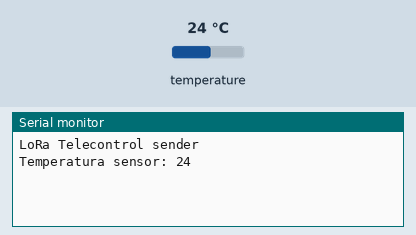
Recording of a sketch running on a simulated Arduino Uno, built with avr-gcc and run on an emulated ATmega328P. Shown: the last lines printed to the serial monitor. The inputs (shaded band) are chosen by the test bench; at power-on: temperature 24 °C. No radio packets arrive unless stated.

Above: at 1.7 s.
1.8 s: temperature set to 12 °C
At 4.0 s:
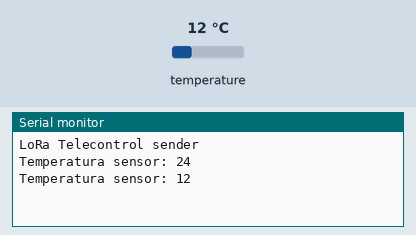
4.4 s: temperature set to 19 °C
At 6.3 s:
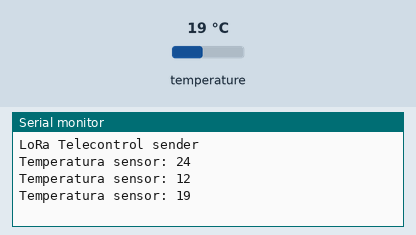
Timing chart, 0 to 7.8 s (numbered marks = the images above; inputs shaded):
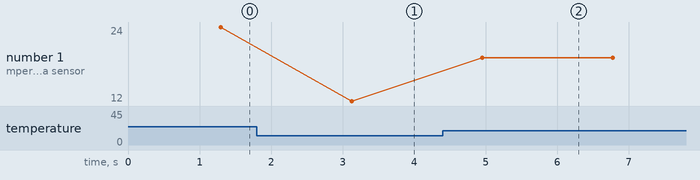

The sketch:

Lora_Temperatura_Tx.ino
```cpp
#include <SPI.h>
#include <LoRa.h>
#include "OneWire.h"
#include "DallasTemperature.h"


OneWire oneWire(5);     //Se establece el pin 5  como bus OneWire
DallasTemperature sensors (&oneWire);

#define ss 10
#define rst 9
#define dio0 2


void setup() {

  Serial.begin(9600);
  sensors.begin();
  Serial.println("LoRa Telecontrol sender");
  delay(500);

  LoRa.setPins(ss, rst, dio0);

  if (!LoRa.begin(433E6)){        //frecuencia, se puede cammbiar hasta 915E6
    Serial.println("Starting LoRa failed!");
    while (1);
  }
}

void loop() {

  sensors.requestTemperatures();
  float temperatureC = sensors.getTempCByIndex(0);
  int temp = temperatureC;

  Serial.print("Temperatura sensor: ");
  Serial.println(temp);

  LoRa.beginPacket();
  LoRa.print(temp);
  LoRa.endPacket();

  delay(1000);
}
```

Measured:
- after the input at 1.8 s, the serial monitor: prints a new line after 1.3 s (image 1)
- after the input at 4.4 s, the serial monitor: prints a new line after 0.55 s (image 2)
- plotted number 1: 24 → 12 after the input at 1.8 s, 12 → 19 after the input at 4.4 s
